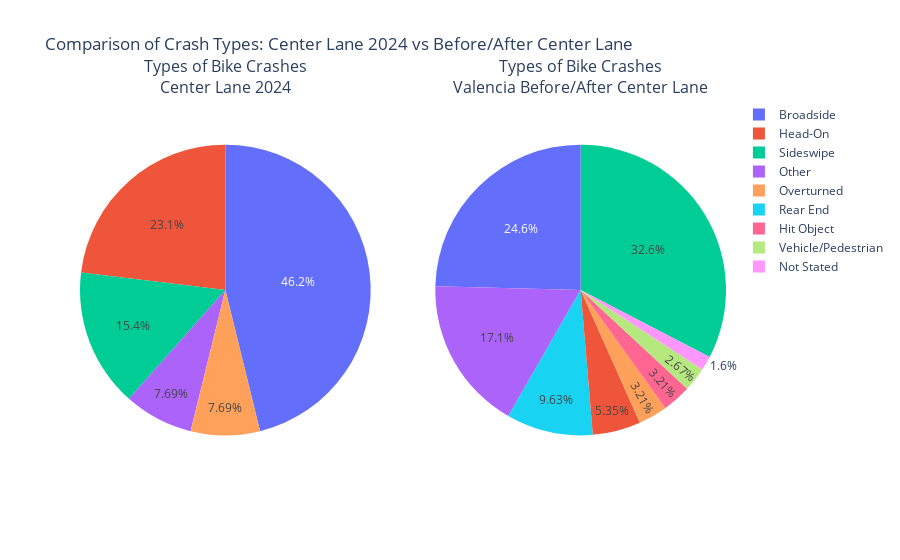
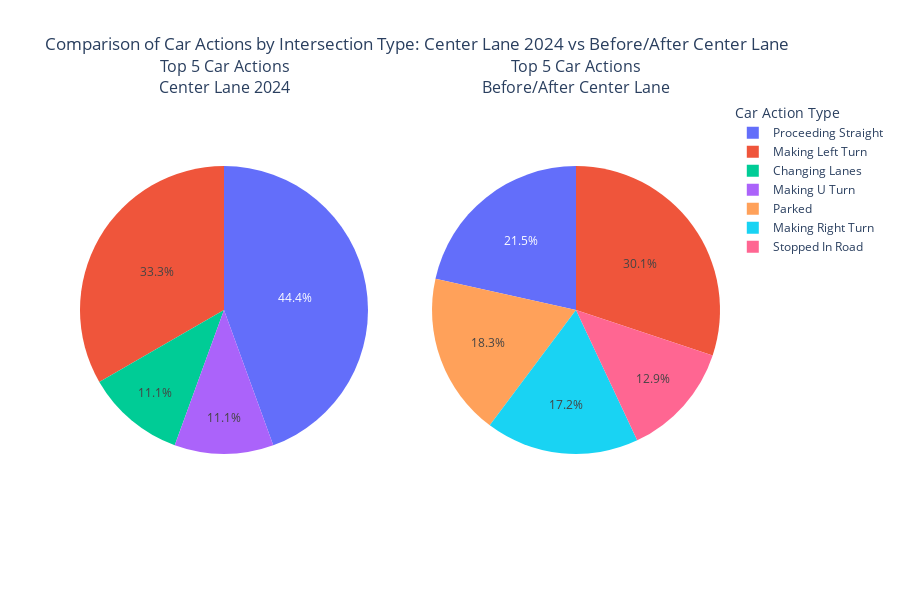

Notebook cell for these charts, in order:
### Markdown cell above
### Comparing Types and Severity of Crashes on The Valencia Street Center Bike Lane vs. Side-Running

The crash data on Valencia Street is divided into two periods: crashes that occurred during the center-running bike lane pilot in 2024, and crashes that occurred both before and after the pilot. To ensure consistency, both datasets are limited to the same geographic corridor between 15th and 23rd Streets. Absolute crash metrics are reported for each period. Notably, only 13 crashes were recorded during the center bike lane pilot, compared to 187 crashes outside the pilot period. As such, it’s important to recognize that the center lane data represents a much smaller sample size and is therefore more vulnerable to statistical noise.

This analysis addresses the investigation question: *How did the types and severity of crashes under the center-running design compare to those under the previous side-running bike lanes?* As expected, the center bike lane in 2024 had zero crashes resulting from vehicles making right turns into cyclists, and zero crashes from parked cars -- which infers no cyclists were "doored". Both of these crash mechanisms were highly prevelant with side running bike lanes. There was a relative increase in bike-on-bike and bike-on-pedestrian crashes during the center lane period, though this shift should be interpreted with caution due to the small sample size. Overall, crash severity remained broadly similar between the two periods.

In terms of location, Sycamore Street had the highest number of crashes during the 2024 pilot, followed by 16th Street and the segment spanning 17th to 20th Streets. The elevated crash count near 16th Street is consistent with pre-pilot patterns. However, the spike in crashes at Sycamore Street stands out as a potential anomaly: in 2024 alone, there were four crashes at or near Sycamore, compared to only seven crashes at that location over the previous 17.5 years.

### Code cell
# index the data for center bike lane crashes
center_lane_crashes = crash_data[ii_valencia & ii_center_bike_lane_geo & ii_center_bike_lane_time & ii_bike_crashes]
center_lane_crashes_2024 = center_lane_crashes[center_lane_crashes['collision_datetime'].dt.year == 2024]
valencia_crashes = crash_data[ii_valencia & ii_bike_crashes & ii_center_bike_lane_geo & ~ii_center_bike_lane_time]

#valencia_crashes_2019 = valencia_crashes[valencia_crashes['collision_datetime'].dt.year == 2019]
#valencia_crashes = valencia_crashes_2019

#FIXME: make it clear the geo bounds on these plots

# Metrics for center lane crashes in 2024
center_crash_types = center_lane_crashes_2024['type_of_collision'].value_counts()
center_crash_severity = center_lane_crashes_2024['collision_severity'].value_counts()

# Metrics for Valencia crashes (before center bike lane)
valencia_crash_types = valencia_crashes['type_of_collision'].value_counts()
valencia_crash_severity = valencia_crashes['collision_severity'].value_counts()

# Create subplots for crash types comparison
fig_types_pie = make_subplots(rows=1, cols=2, specs=[[{'type': 'domain'}, {'type': 'domain'}]],
                              subplot_titles=["Types of Bike Crashes<br>Center Lane 2024", "Types of Bike Crashes<br>Valencia Before/After Center Lane"])

# Center lane crashes 2024 pie chart
fig_types_pie.add_trace(
    go.Pie(labels=center_crash_types.index, values=center_crash_types.values, name="Center Lane 2024"),
    row=1, col=1
)

# Valencia crashes (before center lane) pie chart
fig_types_pie.add_trace(
    go.Pie(labels=valencia_crash_types.index, values=valencia_crash_types.values, name="Before/After Center Lane"),
    row=1, col=2
)

# Update layout
fig_types_pie.update_layout(title_text="Comparison of Crash Types: Center Lane 2024 vs Before/After Center Lane")
fig_types_pie.show()


# Create subplots for car action comparison

# Get the cross streets from center lane crashes 2024 with intersection data
center_car_action = center_lane_crashes_2024.groupby(['car_action']).size()
center_car_action = center_car_action.dropna()
center_car_action_sorted = center_car_action.sort_values(ascending=False)
top_10_center_actions = center_car_action_sorted.head(5).index
center_car_action = center_car_action.loc[top_10_center_actions]

# Get the car actions from valencia crashes (before center lane)
valencia_car_action = valencia_crashes.groupby(['car_action']).size()
valencia_car_action = valencia_car_action.dropna()
valencia_car_action_sorted = valencia_car_action.sort_values(ascending=False)
top_10_valencia_actions = valencia_car_action_sorted.head(5).index
valencia_car_action = valencia_car_action.loc[top_10_valencia_actions]

fig_car_action = make_subplots(
    rows=1, cols=2, 
    specs=[[{'type': 'domain'}, {'type': 'domain'}]],
    subplot_titles=["Top 5 Car Actions<br>Center Lane 2024", "Top 5 Car Actions<br>Before/After Center Lane"]
)

# Center lane 2024 car actions pie chart
fig_car_action.add_trace(
    go.Pie(
        labels=center_car_action.index,
        values=center_car_action.values,
        name="Center Lane 2024"
    ),
    row=1, col=1
)

# Before center lane car actions pie chart
fig_car_action.add_trace(
    go.Pie(
        labels=valencia_car_action.index,
        values=valencia_car_action.values,
        name="Before Center Lane"
    ),
    row=1, col=2
)

# Update layout for stacked bar charts
fig_car_action.update_layout(
    title_text="Comparison of Car Actions by Intersection Type: Center Lane 2024 vs Before/After Center Lane",
    height=600,
    barmode='stack',
    legend_title='Car Action Type'
)

# Update x-axis labels for both subplots
fig_car_action.update_xaxes(tickangle=-45, title_text="Car Action")
fig_car_action.update_yaxes(title_text="Number of Car Actions")

fig_car_action.show()

# look at crash party type
# Create subplots for crash party type comparison
fig_party_pie = make_subplots(rows=1, cols=2, specs=[[{'type': 'domain'}, {'type': 'domain'}]],
                              subplot_titles=["Crash Party Types<br>on Center Lane 2024", "Crash Party Types<br>(Before/After Center Lane)"])

# Get crash party types for Center Lane 2024 and All Streets
center_lane_party_types = center_lane_crashes_2024['crash_party_type'].value_counts()
valencia_party_types = valencia_crashes['crash_party_type'].value_counts()

# Format labels by replacing underscores with spaces and capitalizing
center_lane_party_labels = [label.replace('_', ' ').title() for label in center_lane_party_types.index]
valencia_party_labels = [label.replace('_', ' ').title() for label in valencia_party_types.index]

# Center Lane 2024 pie chart
fig_party_pie.add_trace(
    go.Pie(labels=center_lane_party_labels, values=center_lane_party_types.values, name="Center Lane 2024"),
    row=1, col=1
)

# Before Center Lane pie chart
fig_party_pie.add_trace(
    go.Pie(labels=valencia_party_labels, values=valencia_party_types.values, name="Before/After Center Lane"),
    row=1, col=2
)

# Update layout
fig_party_pie.update_layout(title_text="Comparison of Crash Party Types: Center Lane 2024 vs Before/After Center Lane")
fig_party_pie.show()


# Create subplots for crash severity comparison
fig_severity_pie = make_subplots(rows=1, cols=2, specs=[[{'type': 'domain'}, {'type': 'domain'}]],
                                 subplot_titles=["Severity of Bike Crashes<br>Center Lane 2024", "Severity of Bike Crashes<br>Valencia Before/After Center Lane"])

# Center lane crashes 2024 pie chart
fig_severity_pie.add_trace(
    go.Pie(labels=center_crash_severity.index, values=center_crash_severity.values, name="Center Lane 2024"),
    row=1, col=1
)

# Valencia crashes (before center lane) pie chart
fig_severity_pie.add_trace(
    go.Pie(labels=valencia_crash_severity.index, values=valencia_crash_severity.values, name="Before/After Center Lane"),
    row=1, col=2
)

# Update layout
fig_severity_pie.update_layout(title_text="Comparison of Crash Severity: Center Lane 2024 vs Before/After Center Lane")
fig_severity_pie.show()

# Get the cross streets from center lane crashes 2024 with intersection data
center_cross_street_intersection_data = center_lane_crashes_2024.groupby(['secondary_rd', 'intersection']).size().unstack(fill_value=0)
center_cross_street_intersection_data = center_cross_street_intersection_data.dropna()
center_cross_street_totals = center_cross_street_intersection_data.sum(axis=1).sort_values(ascending=False)
top_10_center_streets = center_cross_street_totals.head(10).index
center_cross_street_intersection_data = center_cross_street_intersection_data.loc[top_10_center_streets]

# Get the cross streets from valencia crashes (before center lane) with intersection data
valencia_cross_street_intersection_data = valencia_crashes.groupby(['secondary_rd', 'intersection']).size().unstack(fill_value=0)
valencia_cross_street_intersection_data = valencia_cross_street_intersection_data.dropna()
valencia_cross_street_totals = valencia_cross_street_intersection_data.sum(axis=1).sort_values(ascending=False)
top_10_valencia_streets = valencia_cross_street_totals.head(10).index
valencia_cross_street_intersection_data = valencia_cross_street_intersection_data.loc[top_10_valencia_streets]

# Create subplots for cross streets comparison with stacked bars
fig_cross_streets = make_subplots(
    rows=1, cols=2, 
    specs=[[{'type': 'xy'}, {'type': 'xy'}]],
    subplot_titles=["Cross Streets by Location Type<br>Center Lane 2024", "Cross Streets by Location Type<br>Before/After Center Lane"]
)

# Define colors for each intersection type (same as the main stacked chart)
colors = {
    'Midblock > 20ft': '#FFB347',           # vibrant orange-red
    'Intersection <= 20ft': '#FF5733',      # orange
    'Intersection Rear End <= 150ft': '#FF8C42'  # light orange
}

# Add center lane 2024 stacked bars
for intersection_type in center_cross_street_intersection_data.columns:
    fig_cross_streets.add_trace(
        go.Bar(
            name=intersection_type,
            x=center_cross_street_intersection_data.index,
            y=center_cross_street_intersection_data[intersection_type],
            marker_color=colors.get(intersection_type, 'gray'),
            showlegend=False
        ),
        row=1, col=1
    )

# Add before center lane stacked bars
for intersection_type in valencia_cross_street_intersection_data.columns:
    fig_cross_streets.add_trace(
        go.Bar(
            name=intersection_type,
            x=valencia_cross_street_intersection_data.index,
            y=valencia_cross_street_intersection_data[intersection_type],
            marker_color=colors.get(intersection_type, 'gray'),
            showlegend=True
        ),
        row=1, col=2
    )

# Update layout for stacked bar charts
fig_cross_streets.update_layout(
    title_text="Comparison of Crash Locations by Intersection Type: Center Lane 2024 vs Before/After Center Lane",
    height=600,
    barmode='stack',
    legend_title='Crash Location Type'
)

# Update x-axis labels for both subplots
fig_cross_streets.update_xaxes(tickangle=-45, title_text="Cross Street")
fig_cross_streets.update_yaxes(title_text="Number of Crashes")

fig_cross_streets.show()

# Print summary statistics for comparison
print(f"Center lane crashes in 2024: {len(center_lane_crashes_2024)}")
print(f"Valencia crashes before center lane: {len(valencia_crashes)}")

### Figure 1 — Plotly figure (JSON) as saved in the notebook; plotly's stock layout.template omitted (floating-point values rounded to 4 significant figures)
{"data": [{"domain": {"x": [0, 0.45], "y": [0, 1]}, "labels": ["Broadside", "Head-On", "Sideswipe", "Other", "Overturned"], "name": "Center Lane 2024", "type": "pie", "values": [6, 3, 2, 1, 1]}, {"domain": {"x": [0.55, 1], "y": [0, 1]}, "labels": ["Sideswipe", "Broadside", "Other", "Rear End", "Head-On", "Overturned", "Hit Object", "Vehicle/Pedestrian", "Not Stated"], "name": "Before/After Center Lane", "type": "pie", "values": [61, 46, 32, 18, 10, 6, 6, 5, 3]}], "layout": {"annotations": [{"font": {"size": 16}, "showarrow": false, "text": "Types of Bike Crashes<br>Center Lane 2024", "x": 0.225, "xanchor": "center", "xref": "paper", "y": 1, "yanchor": "bottom", "yref": "paper"}, {"font": {"size": 16}, "showarrow": false, "text": "Types of Bike Crashes<br>Valencia Before/After Center Lane", "x": 0.775, "xanchor": "center", "xref": "paper", "y": 1, "yanchor": "bottom", "yref": "paper"}], "title": {"text": "Comparison of Crash Types: Center Lane 2024 vs Before/After Center Lane"}}}

### Figure 2 — Plotly figure (JSON) as saved in the notebook; plotly's stock layout.template omitted (floating-point values rounded to 4 significant figures)
{"data": [{"domain": {"x": [0, 0.45], "y": [0, 1]}, "labels": ["Proceeding Straight", "Making Left Turn", "Changing Lanes", "Making U Turn"], "name": "Center Lane 2024", "type": "pie", "values": [4, 3, 1, 1]}, {"domain": {"x": [0.55, 1], "y": [0, 1]}, "labels": ["Making Left Turn", "Proceeding Straight", "Parked", "Making Right Turn", "Stopped In Road"], "name": "Before Center Lane", "type": "pie", "values": [28, 20, 17, 16, 12]}], "layout": {"annotations": [{"font": {"size": 16}, "showarrow": false, "text": "Top 5 Car Actions<br>Center Lane 2024", "x": 0.225, "xanchor": "center", "xref": "paper", "y": 1, "yanchor": "bottom", "yref": "paper"}, {"font": {"size": 16}, "showarrow": false, "text": "Top 5 Car Actions<br>Before/After Center Lane", "x": 0.775, "xanchor": "center", "xref": "paper", "y": 1, "yanchor": "bottom", "yref": "paper"}], "barmode": "stack", "height": 600, "legend": {"title": {"text": "Car Action Type"}}, "title": {"text": "Comparison of Car Actions by Intersection Type: Center Lane 2024 vs Before/After Center Lane"}, "xaxis": {"tickangle": -45, "title": {"text": "Car Action"}}, "yaxis": {"title": {"text": "Number of Car Actions"}}}}
